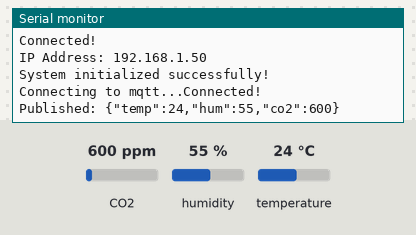
Recording of a sketch running on a simulated ESP32. Parts: the last lines printed to the serial monitor. The inputs (shaded band) are chosen by the test bench; at power-on: CO2 600 ppm, humidity 55 %, temperature 24 °C. WiFi joins after 1.5 s; servers stay silent unless stated; random numbers use the default seed unless the sketch sets one; no MQTT or app messages arrive unless stated.

Above: at 3.2 s.
3.3 s: CO2 set to 452 ppm
At 7.7 s:
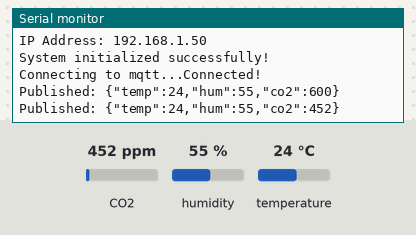
8.9 s: humidity set to 22 %
At 13.6 s:
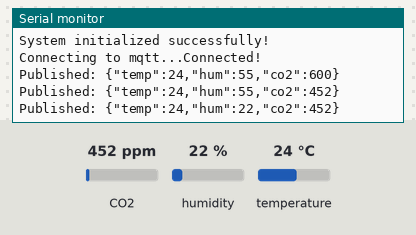
14.5 s: temperature set to 12 °C
At 18.3 s:
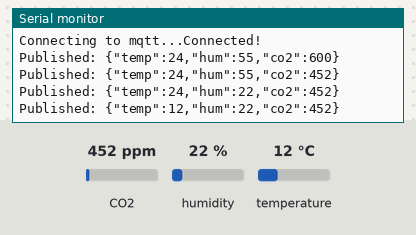

Measured:
- after the input at 3.3 s, the serial monitor: prints a new line after 3.8 s (image 1)
- after the input at 8.9 s, the serial monitor: prints a new line after 3.2 s (image 2)
- after the input at 14.5 s, the serial monitor: prints a new line after 2.7 s (image 3)

The sketch:

main.ino
```cpp
#include <WiFi.h>
#include <PubSubClient.h>
#include <ArduinoJson.h>
#include <Wire.h>
#include <Adafruit_BME280.h>
#include "MHZ19.h"

// Network configuration
const char* ssid = "wifi_ssid";
const char* password = "password";
const char* mqtt_server = "broker.hivemq.com";
const char* mqtt_topic = "esp32/sensor_data";

#define RX_PIN 4
#define TX_PIN 5

WiFiClient espClient;
PubSubClient client(espClient);
Adafruit_BME280 bme;
MHZ19 myMHZ19;
StaticJsonDocument<200> doc;

void reconnect() {
  while (!client.connected())
  {
    Serial.print("Connecting to mqtt...");

    // clientId is unique
    String clientId = "ESP32Client-";
    clientId += String(random(0xffff), HEX);

    if (client.connect(clientId.c_str()))
      Serial.println("Connected!");
    else
    {
      Serial.println("Retrying connection in 5 seconds...");
      delay(5000);
    }
  }
}

void setup_wifi() {
  delay(10);
  Serial.println();
  Serial.print("Connecting to ");
  Serial.println(ssid);
  WiFi.begin(ssid, password);

  while (WiFi.status() != WL_CONNECTED)
  {
    delay(2000);
    Serial.println("Connection was not successfull...");
  }

  Serial.println("Connected!");
  Serial.print("IP Address: ");
  Serial.println(WiFi.localIP());
}


void setup() {
  Serial.begin(115200);
  Wire.begin(21, 22);

  setup_wifi();
  client.setServer(mqtt_server, 1883);

  if (!bme.begin(0x76))
  {
    Serial.println("BME280 Error!");
    while (1);
  }

  Serial2.begin(9600, SERIAL_8N1, RX_PIN, TX_PIN);
  myMHZ19.begin(Serial2);
  myMHZ19.autoCalibration(false);

  Serial.println("System initialized successfully!");
}

void loop() {
  if (!client.connected())
    reconnect();
  client.loop();

  float temp = bme.readTemperature();
  float hum = bme.readHumidity();
  int co2 = myMHZ19.getCO2();

  if (co2 < 400 || co2 > 5000) {
     Serial.println("CO2 value out of range! Reading discarded.");
     co2 = 0;
  }

  doc["temp"] = temp;
  doc["hum"] = hum;
  doc["co2"] = co2;

  char jsonBuffer[200];
  serializeJson(doc, jsonBuffer);

  client.publish(mqtt_topic, jsonBuffer);

  Serial.print("Published: ");
  Serial.println(jsonBuffer);
  delay(5000);
}
```
